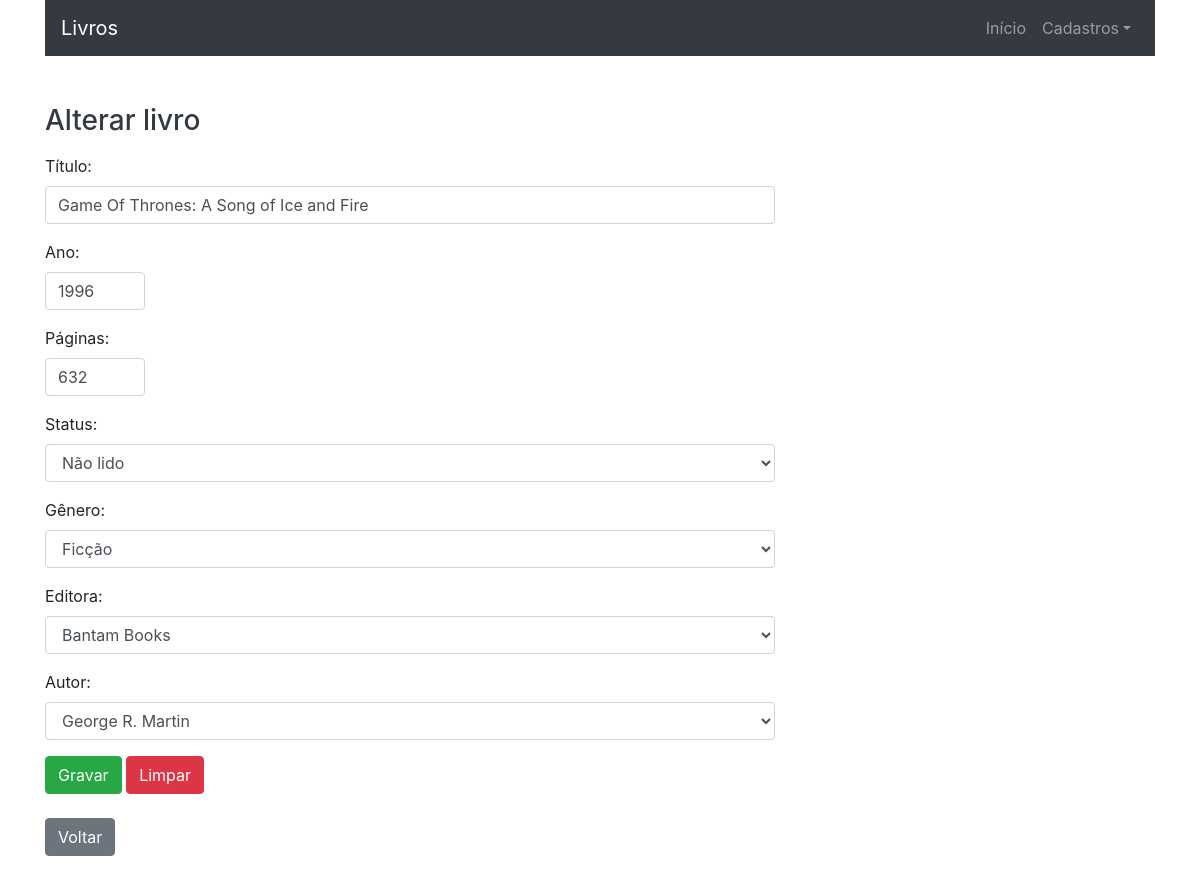
The app's page /view/livros/alterar.php?id=2 with its own data.
### tables this page shows
CREATE TABLE livros (
    id int AUTO_INCREMENT NOT NULL,
    titulo varchar(57) NOT NULL,
    ano int NOT NULL,
    paginas int NOT NULL,
    status VARCHAR(1) NOT NULL,  
    genero varchar(1) NOT NULL,  
    id_editora int NOT NULL,
    id_autor int NOT NULL,
    CONSTRAINT pk_livros PRIMARY KEY (id)
);

CREATE TABLE editoras (
    id int AUTO_INCREMENT NOT NULL,
    nome varchar(127) NOT NULL,
    pais varchar(57) NOT NULL,
    CONSTRAINT pk_editoras PRIMARY KEY (id)
);

CREATE TABLE autores (
    id int AUTO_INCREMENT NOT NULL,
    nome varchar(127) NOT NULL,
    pais varchar(57) NOT NULL,
    CONSTRAINT pk_autores PRIMARY KEY (id)
);

### view/livros/alterar.php (called while the page is built, shortened)
<?php
include_once(__DIR__ . "/../../model/Livro.php");
include_once(__DIR__ . "/../../model/Editora.php");
include_once(__DIR__ . "/../../model/Autor.php");
include_once(__DIR__ . "/../../controller/LivroController.php");
$livro = null;
if(isset($_POST['submetido'])){
    $idLivro = $_POST['id_livro'];
    $titulo = trim($_POST['titulo']);
    $ano = is_numeric($_POST['ano']) ? $_POST['ano'] : NULL;
    $paginas = is_numeric($_POST['paginas']) ? $_POST['paginas'] : NULL;
    $status = trim($_POST['status']);
    $genero = trim($_POST['genero']);
    $idEditora = is_numeric($_POST['editora']) ? $_POST['editora'] : NULL;
    $idAutor = is_numeric($_POST['autor']) ? $_POST['autor'] : NULL;
    $livro = new Livro();
    $livro->setId($idLivro)
        ->setTitulo($titulo)
        ->setAno($ano)
        ->setPaginas($paginas)
        ->setStatus($status)
        ->setGenero($genero);
    if ($idEditora) {
        $editora = new Editora();
        $editora->setId($idEditora);
        $livro->setEditora($editora);
    }
    if ($idAutor) {
        $autor = new Autor();
        $autor->setId($idAutor);
        $livro->setAutor($autor);
    }
    $livroCont = new LivroController();
    $erros = $livroCont->alterar($livro);
    if (!$erros) {
        header("location: listar.php");
        exit;
    }
    $msgErros = implode("<br>", $erros);
} else {
    $idLivro = 0;
    if(isset($_GET['id']))
        $idLivro = $_GET['id'];
    $livroCont = new LivroController();
    $livro = $livroCont->buscarPorId($idLivro);
}
include_once(__DIR__ . "/form.php");

### dao/LivroDAO.php (called while the page is built, shortened)
<?php
include_once(__DIR__ . "/../model/Livro.php");
class LivroDAO {
    private function mapDBToObject(array $result) {
        $livros = array();
        foreach($result as $reg) {
            $livro = new Livro();
            $livro->setId($reg['id']);
            $livro->setTitulo($reg['titulo']);
            $livro->setAno($reg['ano']);
            $livro->setPaginas($reg['paginas']);
            $livro->setStatus($reg['status']);
            $livro->setGenero($reg['genero']);
            $editora = new Editora();
            $editora->setId($reg['id_editora']);
            $editora->setNome($reg['nome_editora']);
            $livro->setEditora($editora);
            $autor = new Autor();
            $autor->setId($reg['id_autor']);
            $autor->setNome($reg['nome_autor']);
            $livro->setAutor($autor);
            array_push($livros, $livro);
        }
        return $livros;
    }
    public function findById(int $idLivro) {
        $conn = Connection::getConnection();
        $sql = "SELECT l.*, d.nome AS nome_editora, a.nome AS nome_autor" .
            " FROM livros l" .
            " JOIN editoras d ON (d.id = l.id_editora)" .
            " JOIN autores a ON (a.id = l.id_autor)" .
            " WHERE l.id = ?" .
            " ORDER BY a.nome";
        $stm = $conn->prepare($sql);
        $stm->execute(array($idLivro));
        $result = $stm->fetchAll();
        $livros = $this->mapDBToObject($result);
        if($livros) {
            return $livros[0];
        } else {
            return null;
        }
    }
}

### controller/LivroController.php (called while the page is built, shortened)
<?php
include_once(__DIR__ . "/../dao/LivroDAO.php");
include_once(__DIR__ . "/../model/Livro.php");
class LivroController {
    private LivroDAO $livroDAO;
    public function __construct() {
        $this->livroDAO = new LivroDAO();
    }
    public function buscarPorId(int $idLivro) {
        return $this->livroDAO->findById($idLivro);
    }
}

### model/Livro.php (called while the page is built, shortened)
<?php
include_once(__DIR__ . "/../model/Editora.php");
include_once(__DIR__ . "/../model/Autor.php");
class Livro {
    private ?int $id;
    private ?string $titulo;
    private ?int $ano;
    private ?int $paginas;
    private ?string $status;
    private ?string $genero;
    private ?Editora $editora;
    private ?Autor $autor;
    public function __construct() {
        $this->id = 0;
        $this->editora = null;
        $this->autor = null;
    }
    public function getId(): ?int {
        return $this->id;
    }
    public function setId(?int $id) {
        $this->id = $id;
        return $this;
    }
    public function getTitulo(): ?string {
        return $this->titulo;
    }
    public function setTitulo(?string $titulo) {
        $this->titulo = $titulo;
        return $this;
    }
    public function getAno(): ?int {
        return $this->ano;
    }
    public function setAno(?int $ano) {
        $this->ano = $ano;
        return $this;
    }
    public function getPaginas(): ?int {
        return $this->paginas;
    }
    public function setPaginas(?int $paginas) {
        $this->paginas = $paginas;
        return $this;
    }
    public function getStatus(): ?string {
        return $this->status;
    }
    public function setStatus(?string $status) {
        $this->status = $status;
        return $this;
    }
    public function getGenero(): ?string {
        return $this->genero;
    }
    public function setGenero(?string $genero) {
        $this->genero = $genero;
        return $this;
    }
    public function getEditora() {
        return $this->editora;
    }
    public function setEditora(?Editora $editora) {
        $this->editora = $editora;
        return $this;
    }
    public function getAutor() {
        return $this->autor;
    }
    public function setAutor(?Autor $autor){
        $this->autor = $autor;
        return $this;
    }
}

### model/Editora.php (called while the page is built, shortened)
<?php
class Editora {
    private ?int $id;
    private ?string $nome;
    public function getId(): ?int {
        return $this->id;
    }
    public function setId($id) {
        $this->id = $id;
        return $this;
    }
    public function getNome(): ?string {
        return $this->nome;
    }
    public function setNome($nome) {
        $this->nome = $nome;
        return $this;
    }
    public function setPais(?string $pais) {
        return $this;
    }
}

### model/Autor.php (called while the page is built, shortened)
<?php
class Autor {
    private ?int $id;
    private ?string $nome;
    public function getId(): ?int {
        return $this->id;
    }
    public function setId($id) {
        $this->id = $id;
        return $this;
    }
    public function getNome(): ?string {
        return $this->nome;
    }
    public function setNome($nome) {
        $this->nome = $nome;
        return $this;
    }
    public function setPais(?string $pais) {
        return $this;
    }
}

### dao/EditoraDAO.php (called while the page is built, shortened)
<?php
include_once (__DIR__ . "/../model/Editora.php");
class EditoraDAO {
    public function list() {
        $conn = Connection::getConnection();
        $sql = "SELECT * FROM editoras ORDER BY nome";
        $stm = $conn->prepare($sql);
        $stm->execute();
        $result = $stm->fetchAll();
        $editoras = $this->mapDBToObject($result);
        return $editoras;
    }
    private function mapDBToObject(array $result) {
        $editoras = array();
        foreach ($result as $reg) {
            $editora = new Editora();
            $editora->setId($reg['id'])
                    ->setNome($reg['nome'])
                    ->setPais($reg['pais']);
            array_push($editoras, $editora);
        }
        return $editoras;
    }
}

### controller/EditoraController.php (called while the page is built)
<?php
include_once(__DIR__ . "/../dao/EditoraDAO.php");
class EditoraController {
    private EditoraDAO $editoraDAO;
    public function __construct() {
        $this->editoraDAO = new EditoraDAO();
    }
    public function listar() {
        return $this->editoraDAO->list();
    }
}

### dao/AutorDAO.php (called while the page is built, shortened)
<?php
include_once (__DIR__ . "/../model/Autor.php");
class AutorDAO {
    public function list() {
        $conn = Connection::getConnection();
        $sql = "SELECT * FROM autores ORDER BY nome";
        $stm = $conn->prepare($sql);
        $stm->execute();
        $result = $stm->fetchAll();
        $autores = $this->mapDBToObject($result);
        return $autores;
    }
    private function mapDBToObject(array $result) {
        $autores = array();
        foreach ($result as $reg) {
            $autor = new Autor();
            $autor->setId($reg['id'])
                  ->setNome($reg['nome'])
                  ->setPais($reg['pais']);
            array_push($autores, $autor);
        }
        return $autores;
    }
}

### controller/AutorController.php (called while the page is built)
<?php
include_once(__DIR__ . "/../dao/AutorDAO.php");
class AutorController {
    private AutorDAO $autorDAO;
    public function __construct() {
        $this->autorDAO = new AutorDAO();
    }
    public function listar() {
        return $this->autorDAO->list();
    }
}

### view/livros/form.php (the view, shortened to what this page needs)
<?php
include_once(__DIR__ . "/../../controller/EditoraController.php");
include_once(__DIR__ . "/../../controller/AutorController.php");
$editoraCont = new EditoraController();
$editoras = $editoraCont->listar();
$autorCont = new AutorController();
$autores = $autorCont->listar();
?>
<?php
include_once(__DIR__ . "/../include/header.php");
?>
<h3 class="text-dark mt-5"><?= ($livro && $livro->getId() > 0 ? 'Alterar' : 'Inserir') ?> livro</h3>
<div class="row">
    <div class="col-8 mt-2">
        <form method="POST" action="">
            <div class="form-group">
                <label for="inpTitulo">Título:</label>
                <input class="form-control" type="text" name="titulo" id="inpTitulo"
                    value="<?= ( $livro ? $livro->getTitulo() : '' ) ?>">
            </div>
            <div class="form-group">
                <label for="inpAno">Ano:</label>
                <input class="form-control" type="number" name="ano" id="inpAno"
                    style="width: 100px;"
                    value="<?= ( $livro ? $livro->getAno() : '' )?>">
            </div>
            <div class="form-group">
                <label for="inpPaginas">Páginas:</label>
                <input class="form-control" type="number" name="paginas" id="inpPaginas"
                    style="width: 100px;"
                    value="<?= ( $livro ? $livro->getPaginas() : '' )?>">
            </div>
            <div class="form-group">
                <label for="inpStatus">Status:</label>
                <select class="form-control" name="status" id="inpStatus">
                    <option value="N"
                        <?= ($livro && $livro->getStatus() == 'N' ? 'selected' : '') ?>
                    >Não lido</option>
                </select>
            </div>
            <div class="form-group">
                <label for="inpGenero">Gênero:</label>
                <select class="form-control" name="genero" id="inpGenero">
                    <option value="F"
                        <?= ($livro && $livro->getGenero() == 'F' ? 'selected' : '') ?>
                    >Ficção</option>
                </select>
            </div>
            <div class="form-group">
                <label for="inpEditora">Editora:</label>
                <select class="form-control" name="editora" id="inpEditora">
                    <?php foreach($editoras as $e): ?>
                        <option value="<?= $e->getId() ?>"
                            <?php if($livro && $livro->getEditora() &&
                                $livro->getEditora()->getId() == $e->getId())
                                echo 'selected';
                            ?>
                        >
                            <?= $e->getNome() ?></option>
                    <?php endforeach; ?>
                </select>
            </div>
            <div class="form-group">
                <label for="inpAutor">Autor:</label>
                <select class="form-control" name="autor" id="inpAutor">
                    <?php foreach($autores as $u): ?>
                        <option value="<?= $u->getId() ?>"
                            <?php if($livro && $livro->getAutor() &&
                                $livro->getAutor()->getId() == $u->getId())
                                echo 'selected';
                            ?>
                        >
                            <?= $u->getNome() ?></option>
                    <?php endforeach; ?>
                </select>
            </div>
            <button class="btn btn-success" type="submit">Gravar</button>
            <button class="btn btn-danger" type="reset">Limpar</button>
        </form>
    </div>
</div>
<a href="listar.php" class="btn btn-secondary mt-2 mb-5">Voltar</a>
<?php
include_once(__DIR__ . "/../include/footer.php");
?>

### records on screen
livros: titulo "Game Of Thrones: A Song of Ice and Fire", ano "1996", paginas "632", status "Não lido", genero "Ficção", editora "Bantam Books", autor "George R. Martin"
